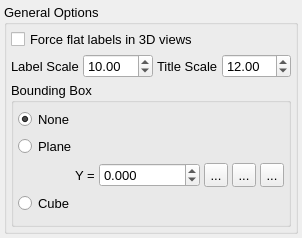
<?xml version="1.0" encoding="UTF-8"?>
<ui version="4.0">
 <class>ViewWindow</class>
 <widget class="QWidget" name="ViewWindow">
  <property name="geometry">
   <rect>
    <x>0</x>
    <y>0</y>
    <width>302</width>
    <height>238</height>
   </rect>
  </property>
  <property name="sizePolicy">
   <sizepolicy hsizetype="Minimum" vsizetype="Minimum">
    <horstretch>0</horstretch>
    <verstretch>0</verstretch>
   </sizepolicy>
  </property>
  <property name="font">
   <font>
    <pointsize>10</pointsize>
   </font>
  </property>
  <property name="windowTitle">
   <string>View</string>
  </property>
  <property name="windowIcon">
   <iconset resource="icons.qrc">
    <normaloff>:/uchroma/icons/uchroma.png</normaloff>:/uchroma/icons/uchroma.png</iconset>
  </property>
  <layout class="QVBoxLayout" name="verticalLayout">
   <property name="spacing">
    <number>4</number>
   </property>
   <property name="margin">
    <number>4</number>
   </property>
   <item>
    <widget class="QGroupBox" name="ViewGeneralOptions">
     <property name="sizePolicy">
      <sizepolicy hsizetype="Preferred" vsizetype="Minimum">
       <horstretch>0</horstretch>
       <verstretch>0</verstretch>
      </sizepolicy>
     </property>
     <property name="title">
      <string>General Options</string>
     </property>
     <layout class="QVBoxLayout" name="verticalLayout_39">
      <property name="spacing">
       <number>4</number>
      </property>
      <property name="margin">
       <number>4</number>
      </property>
      <item>
       <widget class="QCheckBox" name="ViewFlatLabelsCheck">
        <property name="text">
         <string>Force flat labels in 3D views</string>
        </property>
       </widget>
      </item>
      <item>
       <layout class="QHBoxLayout" name="horizontalLayout_20">
        <item>
         <widget class="QLabel" name="LabelScaleLabel">
          <property name="text">
           <string>Label Scale</string>
          </property>
         </widget>
        </item>
        <item>
         <widget class="QDoubleSpinBox" name="ViewLabelPointSizeSpin">
          <property name="sizePolicy">
           <sizepolicy hsizetype="Expanding" vsizetype="Fixed">
            <horstretch>0</horstretch>
            <verstretch>0</verstretch>
           </sizepolicy>
          </property>
          <property name="minimum">
           <double>0.010000000000000</double>
          </property>
          <property name="singleStep">
           <double>0.500000000000000</double>
          </property>
          <property name="value">
           <double>10.000000000000000</double>
          </property>
         </widget>
        </item>
        <item>
         <widget class="QLabel" name="TitleScaleLabel">
          <property name="text">
           <string>Title Scale</string>
          </property>
         </widget>
        </item>
        <item>
         <widget class="QDoubleSpinBox" name="ViewTitlePointSizeSpin">
          <property name="sizePolicy">
           <sizepolicy hsizetype="Expanding" vsizetype="Fixed">
            <horstretch>0</horstretch>
            <verstretch>0</verstretch>
           </sizepolicy>
          </property>
          <property name="minimum">
           <double>0.010000000000000</double>
          </property>
          <property name="singleStep">
           <double>0.500000000000000</double>
          </property>
          <property name="value">
           <double>12.000000000000000</double>
          </property>
         </widget>
        </item>
       </layout>
      </item>
      <item>
       <widget class="QGroupBox" name="ViewExtrasBoundingBoxGroup">
        <property name="title">
         <string>Bounding Box</string>
        </property>
        <layout class="QVBoxLayout" name="verticalLayout_27">
         <property name="spacing">
          <number>4</number>
         </property>
         <property name="margin">
          <number>4</number>
         </property>
         <item>
          <widget class="QRadioButton" name="ViewBoundingBoxNoneRadio">
           <property name="text">
            <string>None</string>
           </property>
           <property name="checked">
            <bool>true</bool>
           </property>
          </widget>
         </item>
         <item>
          <widget class="QRadioButton" name="ViewBoundingBoxPlaneRadio">
           <property name="text">
            <string>Plane</string>
           </property>
          </widget>
         </item>
         <item>
          <layout class="QHBoxLayout" name="horizontalLayout_37">
           <property name="spacing">
            <number>4</number>
           </property>
           <item>
            <spacer name="horizontalSpacer_3">
             <property name="orientation">
              <enum>Qt::Horizontal</enum>
             </property>
             <property name="sizeHint" stdset="0">
              <size>
               <width>40</width>
               <height>20</height>
              </size>
             </property>
            </spacer>
           </item>
           <item>
            <widget class="QLabel" name="label_42">
             <property name="sizePolicy">
              <sizepolicy hsizetype="Minimum" vsizetype="Preferred">
               <horstretch>0</horstretch>
               <verstretch>0</verstretch>
              </sizepolicy>
             </property>
             <property name="text">
              <string>Y =</string>
             </property>
            </widget>
           </item>
           <item>
            <widget class="QDoubleSpinBox" name="ViewBoundingBoxPlaneYSpin">
             <property name="sizePolicy">
              <sizepolicy hsizetype="Expanding" vsizetype="Fixed">
               <horstretch>0</horstretch>
               <verstretch>0</verstretch>
              </sizepolicy>
             </property>
             <property name="decimals">
              <number>3</number>
             </property>
             <property name="minimum">
              <double>-1000000.000000000000000</double>
             </property>
             <property name="maximum">
              <double>1000000.000000000000000</double>
             </property>
            </widget>
           </item>
           <item>
            <widget class="QToolButton" name="ViewBoundingBoxPlaneYSetMinimumButton">
             <property name="maximumSize">
              <size>
               <width>24</width>
               <height>24</height>
              </size>
             </property>
             <property name="toolTip">
              <string>Set to minimum source data value</string>
             </property>
             <property name="text">
              <string>...</string>
             </property>
             <property name="icon">
              <iconset resource="icons.qrc">
               <normaloff>:/uchroma/icons/toleftlimit.svg</normaloff>:/uchroma/icons/toleftlimit.svg</iconset>
             </property>
             <property name="iconSize">
              <size>
               <width>16</width>
               <height>16</height>
              </size>
             </property>
            </widget>
           </item>
           <item>
            <widget class="QToolButton" name="ViewBoundingBoxPlaneYSetZeroButton">
             <property name="maximumSize">
              <size>
               <width>24</width>
               <height>24</height>
              </size>
             </property>
             <property name="toolTip">
              <string>Set to zero</string>
             </property>
             <property name="text">
              <string>...</string>
             </property>
             <property name="icon">
              <iconset resource="icons.qrc">
               <normaloff>:/uchroma/icons/tozero.svg</normaloff>:/uchroma/icons/tozero.svg</iconset>
             </property>
             <property name="iconSize">
              <size>
               <width>16</width>
               <height>16</height>
              </size>
             </property>
            </widget>
           </item>
           <item>
            <widget class="QToolButton" name="ViewBoundingBoxPlaneYSetMaximumButton">
             <property name="maximumSize">
              <size>
               <width>24</width>
               <height>24</height>
              </size>
             </property>
             <property name="toolTip">
              <string>Set to maximum source data value</string>
             </property>
             <property name="text">
              <string>...</string>
             </property>
             <property name="icon">
              <iconset resource="icons.qrc">
               <normaloff>:/uchroma/icons/torightlimit.svg</normaloff>:/uchroma/icons/torightlimit.svg</iconset>
             </property>
             <property name="iconSize">
              <size>
               <width>16</width>
               <height>16</height>
              </size>
             </property>
            </widget>
           </item>
          </layout>
         </item>
         <item>
          <widget class="QRadioButton" name="ViewBoundingBoxCubeRadio">
           <property name="text">
            <string>Cube</string>
           </property>
          </widget>
         </item>
        </layout>
       </widget>
      </item>
     </layout>
    </widget>
   </item>
  </layout>
 </widget>
 <tabstops>
  <tabstop>ViewFlatLabelsCheck</tabstop>
  <tabstop>ViewLabelPointSizeSpin</tabstop>
  <tabstop>ViewTitlePointSizeSpin</tabstop>
  <tabstop>ViewBoundingBoxNoneRadio</tabstop>
  <tabstop>ViewBoundingBoxPlaneRadio</tabstop>
  <tabstop>ViewBoundingBoxPlaneYSpin</tabstop>
  <tabstop>ViewBoundingBoxPlaneYSetMinimumButton</tabstop>
  <tabstop>ViewBoundingBoxPlaneYSetZeroButton</tabstop>
  <tabstop>ViewBoundingBoxPlaneYSetMaximumButton</tabstop>
  <tabstop>ViewBoundingBoxCubeRadio</tabstop>
 </tabstops>
 <resources>
  <include location="icons.qrc"/>
 </resources>
 <connections/>
</ui>
